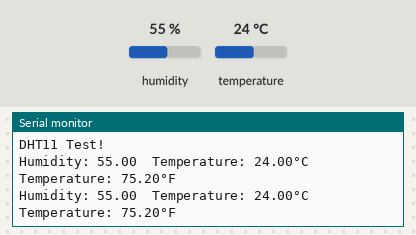
A sketch run on a simulated Arduino Uno, built with avr-gcc and run on an emulated ATmega328P. On the bench: the last lines printed to the serial monitor. The inputs (shaded band) are chosen by the test bench; at power-on: humidity 55 %, temperature 24 °C.

Above: at 4.8 s.
4.9 s: humidity set to 22 %
At 6.7 s:
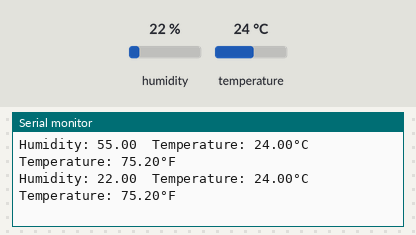
7.9 s: temperature set to 12 °C
At 9.1 s:
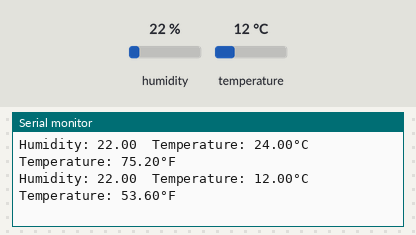
10.9 s: humidity set to 40 %
At 12.8 s:
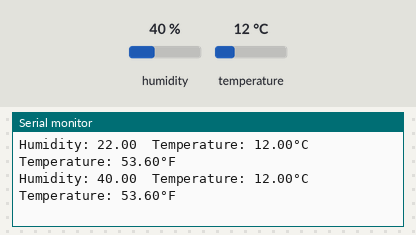
Timing chart, 0 to 14.3 s (numbered marks = the images above; inputs shaded):
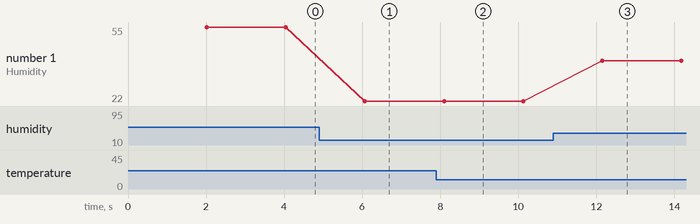

The sketch:

DHT11-serial-monitor.ino
```cpp
#include "DHT.h"
#define DHTTYPE DHT11
#define DHTPIN 2 // GPIO 2 == D4
DHT dht(DHTPIN,DHTTYPE);

void setup() {
  // put your setup code here, to run once:
  Serial.begin(9600);
  Serial.println("DHT11 Test!");
  dht.begin();

}

void loop() {
  // put your main code here, to run repeatedly:
  delay(2000);
  float h = dht.readHumidity();
  float t = dht.readTemperature();
  float f = dht.readTemperature(true);
  if(isnan(h) || isnan(t) || isnan(f))
  {
    Serial.println("Failed to read DHT11 sensor data...");
    return;
  }

  Serial.print("Humidity: ");
  Serial.print(h);

  Serial.print("\tTemperature: ");
  Serial.print(t);
  Serial.print("°C");

  Serial.print("\tTemperature: ");
  Serial.print(f);
  Serial.println("°F");
}
```

Measured:
- after the input at 4.9 s, the serial monitor: prints a new line after 1.2 s (image 1)
- after the input at 7.9 s, the serial monitor: prints a new line after 0.20 s (image 2)
- after the input at 10.9 s, the serial monitor: prints a new line after 1.2 s (image 3)
- plotted number 1: 55 → 22 after the input at 4.9 s, 22 → 40 after the input at 10.9 s
